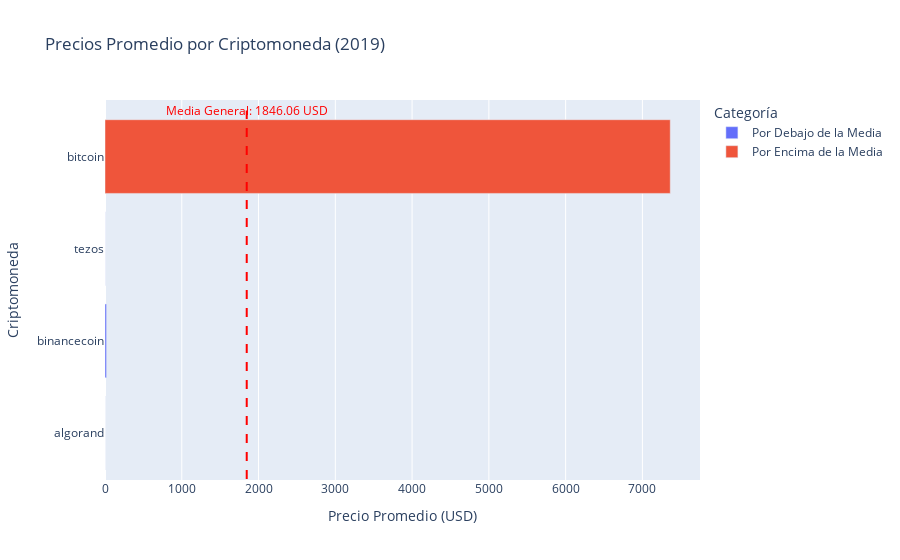

This figure's notebook cell:
### Code cell
# Preparar los datos para la gráfica
graph_data = mean_prices_by_coin.reset_index()
graph_data.columns = ['Criptomoneda', 'Precio Promedio']
graph_data['Categoría'] = graph_data['Precio Promedio'].apply(
    lambda x: 'Por Encima de la Media' if x > overall_mean_price else 'Por Debajo de la Media'
)

# Crear la gráfica de barras con Plotly
fig = px.bar(
    graph_data,
    x='Precio Promedio',
    y='Criptomoneda',
    color='Categoría',
    title='Precios Promedio por Criptomoneda (2019)',
    labels={'Precio Promedio': 'Precio Promedio (USD)', 'Criptomoneda': 'Criptomoneda'},
    orientation='h'
)

# Agregar una línea de referencia para la media general
fig.add_shape(
    type='line',
    x0=overall_mean_price,
    x1=overall_mean_price,
    y0=-0.5,
    y1=len(graph_data) - 0.5,
    line=dict(color='red', dash='dash'),
    xref='x',
    yref='y'
)

# Agregar texto para la línea de referencia
fig.add_annotation(
    x=overall_mean_price,
    y=len(graph_data) - 0.5,
    text=f"Media General: {overall_mean_price:.2f} USD",
    showarrow=False,
    font=dict(color='red')
)

# Mostrar la gráfica
fig.show()

### Figure 1 — Plotly figure (JSON) as saved in the notebook; plotly's stock layout.template omitted (floating-point values rounded to 4 significant figures)
{"data": [{"alignmentgroup": "True", "hovertemplate": "Categoría=Por Debajo de la Media<br>Precio Promedio (USD)=%{x}<br>Criptomoneda=%{y}<extra></extra>", "legendgroup": "Por Debajo de la Media", "marker": {"color": "#636efa", "pattern": {"shape": ""}}, "name": "Por Debajo de la Media", "offsetgroup": "Por Debajo de la Media", "orientation": "h", "showlegend": true, "textposition": "auto", "type": "bar", "x": [0.4964, 20.02, 1.004], "xaxis": "x", "y": ["algorand", "binancecoin", "tezos"], "yaxis": "y"}, {"alignmentgroup": "True", "hovertemplate": "Categoría=Por Encima de la Media<br>Precio Promedio (USD)=%{x}<br>Criptomoneda=%{y}<extra></extra>", "legendgroup": "Por Encima de la Media", "marker": {"color": "#EF553B", "pattern": {"shape": ""}}, "name": "Por Encima de la Media", "offsetgroup": "Por Encima de la Media", "orientation": "h", "showlegend": true, "textposition": "auto", "type": "bar", "x": [7363.0], "xaxis": "x", "y": ["bitcoin"], "yaxis": "y"}], "layout": {"annotations": [{"font": {"color": "red"}, "showarrow": false, "text": "Media General: 1846.06 USD", "x": 1846.0, "y": 3.5}], "barmode": "relative", "legend": {"title": {"text": "Categoría"}, "tracegroupgap": 0}, "shapes": [{"line": {"color": "red", "dash": "dash"}, "type": "line", "x0": 1846.0, "x1": 1846.0, "xref": "x", "y0": -0.5, "y1": 3.5, "yref": "y"}], "title": {"text": "Precios Promedio por Criptomoneda (2019)"}, "xaxis": {"anchor": "y", "domain": [0, 1], "title": {"text": "Precio Promedio (USD)"}}, "yaxis": {"anchor": "x", "domain": [0, 1], "title": {"text": "Criptomoneda"}}}}
